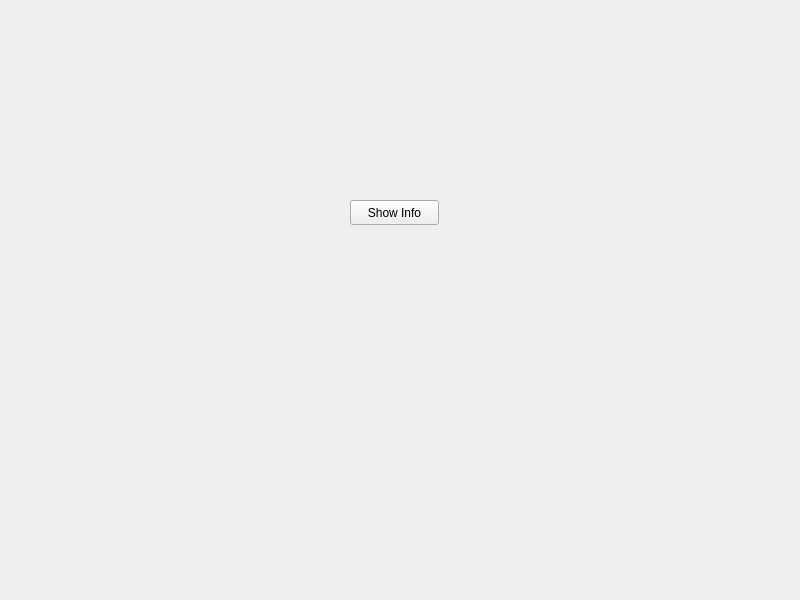
<?xml version="1.0" encoding="UTF-8"?>
<ui version="4.0">
 <class>Widget</class>
 <widget class="QWidget" name="Widget">
  <property name="geometry">
   <rect>
    <x>0</x>
    <y>0</y>
    <width>800</width>
    <height>600</height>
   </rect>
  </property>
  <property name="windowTitle">
   <string>Widget</string>
  </property>
  <widget class="QPushButton" name="showInfoButton">
   <property name="geometry">
    <rect>
     <x>350</x>
     <y>200</y>
     <width>89</width>
     <height>25</height>
    </rect>
   </property>
   <property name="text">
    <string>Show Info</string>
   </property>
  </widget>
 </widget>
 <resources/>
 <connections/>
</ui>
